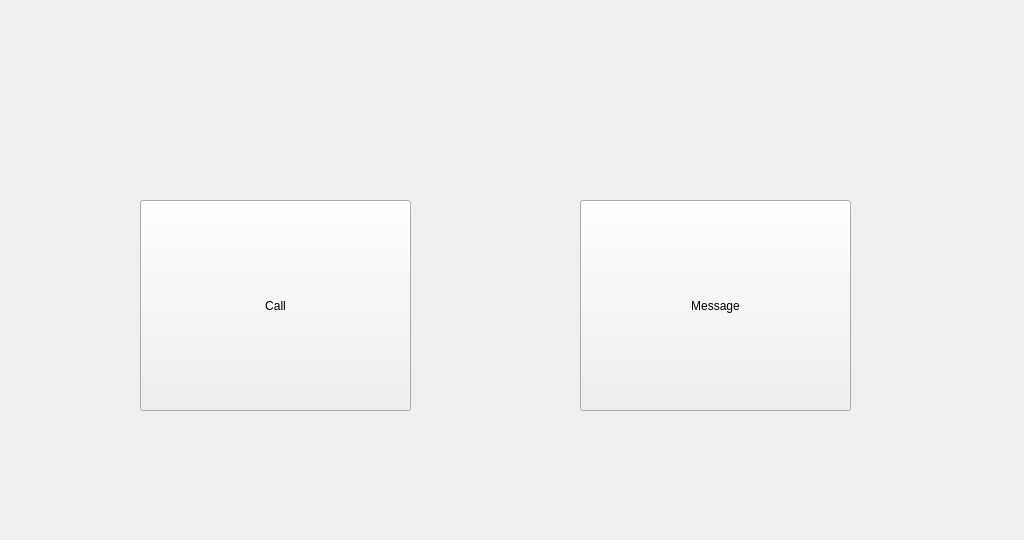
<?xml version="1.0" encoding="UTF-8"?>
<ui version="4.0">
 <class>SelectMenuWidget</class>
 <widget class="QWidget" name="SelectMenuWidget">
  <property name="geometry">
   <rect>
    <x>0</x>
    <y>0</y>
    <width>1024</width>
    <height>540</height>
   </rect>
  </property>
  <property name="windowTitle">
   <string>Dialog</string>
  </property>
  <property name="autoFillBackground">
   <bool>true</bool>
  </property>
  <widget class="QPushButton" name="BUTTON_ENTER_MESSAGE_MENU">
   <property name="geometry">
    <rect>
     <x>580</x>
     <y>200</y>
     <width>271</width>
     <height>211</height>
    </rect>
   </property>
   <property name="text">
    <string>Message</string>
   </property>
  </widget>
  <widget class="QPushButton" name="BUTTON_ENTER_CALL_MENU">
   <property name="geometry">
    <rect>
     <x>140</x>
     <y>200</y>
     <width>271</width>
     <height>211</height>
    </rect>
   </property>
   <property name="text">
    <string>Call</string>
   </property>
  </widget>
 </widget>
 <resources/>
 <connections/>
</ui>
